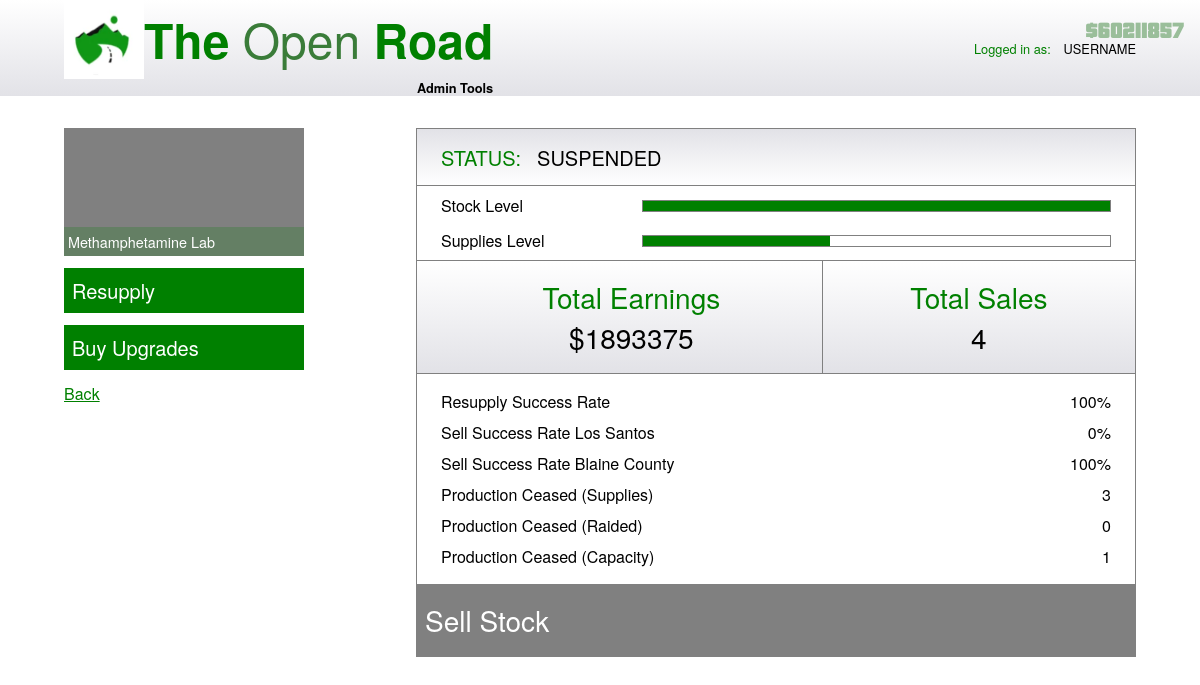
Screenshot of /business_management/24/22 (signed in) with the database file from the repository.
### app/database/create_db.py (models this page shows)
class BusinessType(db.Model):
	__tablename__ = "business_types"
	id = db.Column(db.Integer, primary_key=True, autoincrement=True)
	type_name = db.Column(db.String(67), unique=True, nullable=False)
	production_time = db.Column(db.Integer, nullable=False) # Time taken for one stock unit
	stock_value = db.Column(db.Integer, nullable=False) # Value of one stock unit
	supply_usage = db.Column(db.Float, nullable=False) # Supplies used for one stock unit
	equipment_upgrade_price = db.Column(db.Integer, nullable=False)
	equipment_upgrade_description = db.Column(db.String(670), default="No description.")
	staff_upgrade_price = db.Column(db.Integer, nullable=False)
	staff_upgrade_description = db.Column(db.String(670), default="No description.")
	security_upgrade_price = db.Column(db.Integer, nullable=False)
	security_upgrade_description = db.Column(db.String(670), default="No description")
	business = db.relationship("Business", backref="businesstype")

class OwnedBusiness(db.Model):
	__tablename__ = "owned_businesses"
	id = db.Column(db.Integer, primary_key=True, autoincrement=True)
	status = db.Column(db.String(67), default="INACTIVE - PENDING SET UP")
	stock_level = db.Column(db.Integer, default=0)
	sale_started = db.Column(db.Boolean, default=False)
	sale_finish_time = db.Column(db.Integer, default=int(datetime.now().timestamp()))
	sale_distance = db.Column(db.String(5), default="67") # close / far
	sale_location = db.Column(db.String(13), default="67") # Los Santos / Blaine County
	supplies_level = db.Column(db.Integer, default=0)
	supplies_bought = db.Column(db.Boolean, default=False)
	supply_arrive_time = db.Column(db.Integer, default=int(datetime.now().timestamp()))
	setup_finish_time = db.Column(db.Integer, default=int(datetime.now().timestamp()))
	setup_started = db.Column(db.Boolean, default=False)
	total_earnings = db.Column(db.Integer, default=0)
	total_sales = db.Column(db.Integer, default=0)
	total_resupplies = db.Column(db.Integer, default=0)
	successful_resupplies = db.Column(db.Integer, default=0)
	total_los_santos_sales = db.Column(db.Integer, default=0)
	successful_los_santos_sales = db.Column(db.Integer, default=0)
	total_blaine_county_sales = db.Column(db.Integer, default=0)
	successful_blaine_county_sales = db.Column(db.Integer, default=0)
	production_ceased_supplies = db.Column(db.Integer, default=0)
	production_ceased_raided = db.Column(db.Integer, default=0)
	production_ceased_capacity = db.Column(db.Integer, default=0)
	equipment_upgrade_bought = db.Column(db.Boolean, default=False)
	staff_upgrade_bought = db.Column(db.Boolean, default=False)
	security_upgrade_bought = db.Column(db.Boolean, default=False)
	business_id = db.Column(db.Integer, db.ForeignKey("businesses.id"), nullable=False)
	user_id = db.Column(db.Integer, db.ForeignKey("users.id"), nullable=False)

class User(db.Model):
	__tablename__ = "users"
	id = db.Column(db.Integer, primary_key=True, autoincrement=True)
	username = db.Column(db.String(67), unique=True, nullable=False)
	password_hash = db.Column(db.Integer, nullable=False)
	money = db.Column(db.Integer, default=670000) # Start with $670,000
	last_login_time = db.Column(db.Integer, default=int(datetime.now().timestamp()))
	owned_business = db.relationship("OwnedBusiness", backref="user")

### app/routes/business_management.py (the view, shortened to what this page needs)
@business_management_bp.route("/business_management/<int:user_id>/<int:owned_business_id>", methods=["GET", "POST"])
def business_management(user_id: int, owned_business_id: int):
	if session["id"] != user_id:
		return "Please don't do that."
	form = BusinessManagementForm()
	time_service = TimeService(user_id)
	time_service.update_owned_business_data()
	service = BusinessManagementService(owned_business_id, user_id)
	summary_data = service.get_summary_data()
	upgrades_data = service.get_upgrades_data()
	money = service.get_money_amount()
	if not form.validate_on_submit():
		return render_template("business_management.html", form=form, id=user_id, summary_data=summary_data, upgrades_data=upgrades_data, button_clicked="", owned_business_id=owned_business_id, money=money)

### app/database/select_db.py (called while the page is built)
	@staticmethod
	def select_owned_businesses(user_id: int) -> list[dict]:
		owned_businesses = OwnedBusiness.query.filter(OwnedBusiness.user_id == user_id).all()
		res = []
		for owned_business in owned_businesses:
			business_type = owned_business.business.businesstype.type_name
			business_location = owned_business.business.businesslocation.location_name
			business_price = owned_business.business.price
			owned_business_id = owned_business.id
			stock_level = owned_business.stock_level
			supplies_level = owned_business.supplies_level
			res.append({
				"owned_business_id": owned_business_id,
				"type": business_type,
				"location": business_location,
				"price": business_price,
				"stock": stock_level,
				"supplies": supplies_level
			})
		return res

	@staticmethod
	def select_user_money(user_id: int) -> int:
		user = User.query.filter(User.id == user_id).first()
		if user is None:
			return -1
		return user.money

	@staticmethod
	def select_last_login_time(id: int) -> int:
		user = User.query.filter(User.id == id).first()
		return user.last_login_time

### app/services/business_management.py (called while the page is built)
	def get_summary_data(self) -> dict:
		return Select.select_summary_data(self.owned_business_id)

	def get_upgrades_data(self) -> dict:
		self.upgrades_data = Select.select_upgrades_data(self.owned_business_id)
		return self.upgrades_data

	def get_money_amount(self) -> int:
		return Select.select_user_money(self.user_id)

### app/services/time.py (called while the page is built)
	def get_owned_business_data(self) -> list:
		businesses = Select.select_owned_businesses(self.user_id)
		res = []
		for business in businesses:
			res.append(Select.select_owned_business_time_data(business["owned_business_id"]))
		return res

### app/templates/business_management.html (shortened to what this page needs)
{% extends "base.html" %}
{% block style %}
<link rel="stylesheet" href="{{ url_for('static', filename='css/business_management.css') }}"/>
{% endblock %}
{% block body %}
<header>
	<div id="header-div">
		<div id="logo-div">
			<div id="top-div">
				<img id="logo-image" src="{{ url_for('static', filename='images/TheOpenRoad.png') }}"/>
				<h1><b>The</b> Open <b>Road</b></h1>
			</div>
			<p id="admin">Admin Tools</p>
		</div>
		<div id="logged-in">
			<p class="green">Logged in as:</p> <p id="username">USERNAME</p>
		</div>
	</div>
</header>
<main>
	<div id="left-div">
		<div id="image-div">
			<div class="placeholder"></div>
			<p id="type">{{ summary_data.type }}</p>
		</div>
		<h3 id="resupply" class="button">Resupply</h3>
		<h3 id="buy-upgrades" class="button">Buy Upgrades</h3>
		<h4 class="green" id="back-h4"><a href="/home/{{ id }}" class="green" id="back">Back</a></h4>
	</div>
	<div id="right-div">
		<div class="gradient-bg right-container" id="status-div">
			<h3 class="green" id="status">STATUS:</h3>
			<h3>{{ summary_data.status }}</h3>
		</div>
		<div class="right-container" id="bar-container-div">
			<div class="bar-div" id="stock-div">
				<h4>Stock Level</h4>
				<div class="bar-container">
					<div class="bar" id="stock"></div>
				</div>
			</div>
			<div class="bar-div">
				<h4>Supplies Level</h4>
				<div class="bar-container">
					<div class="bar" id="supplies"></div>
				</div>
			</div>
		</div>
		<div id="earnings-sales-div" class="gradient-bg right-container">
			<div id="earnings-div">
				<h2 class="green">Total Earnings</h2>
				<h2>${{ summary_data.total_earnings }}</h2>
			</div>
			<div id="sales-div">
				<h2 class="green">Total Sales</h2>
				<h2>{{ summary_data.total_sales }}</h2>
			</div>
		</div>
		<div id="summary-div" class="right-container">
			<div class="summary-row">
				<h4>Resupply Success Rate</h4>
				<h4>{{ summary_data.resupply_success_rate }}%</h4>
			</div>
			<div class="summary-row">
				<h4>Sell Success Rate Los Santos</h4>
				<h4>{{ summary_data.sell_success_rate_los_santos }}%</h4>
			</div>
			<div class="summary-row">
				<h4>Sell Success Rate Blaine County</h4>
				<h4>{{ summary_data.sell_success_rate_blaine_county }}%</h4>
			</div>
			<div class="summary-row">
				<h4>Production Ceased (Supplies)</h4>
				<h4>{{ summary_data.production_ceased_supplies }}</h4>
			</div>
			<div class="summary-row">
				<h4>Production Ceased (Raided)</h4>
				<h4>{{ summary_data.production_ceased_raided }}</h4>
			</div>
			<div class="summary-row">
				<h4>Production Ceased (Capacity)</h4>
				<h4>{{ summary_data.production_ceased_capacity }}</h4>
			</div>
		</div>
		<h2 class="button" id="sell-button">Sell Stock</h2>
	</div>
</main>
{% endblock %}

### app/templates/base.html (shortened to what this page needs)
<!DOCTYPE html>
<html>
	<head>
		{% block style %}{% endblock %}
	</head>
	<body>
		{% block body %}{% endblock %}
	</body>
	<p id="money">${{ money }}</p>
</html>

### app/static/css/business_management.css (style rules this page uses)
:root { --dark-green: #3a7c39; --light-green: #489247; --clear-green: #3a7c3967; --clear-grey: rgba(65, 64, 64, 0.523); }
* { margin: 0; padding: 0; box-sizing: border-box; }
html, body { width: 100%; overflow-x: hidden; height: 100vh; background: white; font-family: "Helvetica Neue", Helvetica, Arial, sans-serif; display: flex; flex-direction: column; }
h1 { color: var(--dark-green); font-size: 3rem; font-weight: 300; }
b { font-weight: 550; color: green; }
h2 { font-size: 1.75rem; font-weight: normal; }
h3 { font-size: 1.25rem; font-weight: normal; width: fit-content; }
h4 { font-weight: normal; }
#logged-in { display: flex; justify-content: flex-start; align-items: center; font-size: 0.8rem; }
#username { margin-left: 0.8rem; }
#admin { font-weight: 600; font-size: 0.8rem; }
.green { color: green; }
#back-h4 { display: flex; text-align: left; width: 100%; }
header { display: flex; align-items: center; justify-content: center; height: 6rem; min-height: 6rem; width: 100%; background: linear-gradient(to bottom, #ffffff 0%, #e2e2e7 100%); }
#header-div { height: 100%; width: 67rem; display: flex; align-items: center; justify-content: space-between; }
#logo-div { display: flex; justify-content: center; align-items: flex-end; flex-direction: column; }
#top-div { display: flex; align-items: center; }
#logo-image { width: 5rem; height: 5rem; }
main { margin-top: 2rem; width: 67rem; align-self: center; display: flex; justify-content: space-between; }
#left-div { display: flex; flex-direction: column; align-items: center; width: 15rem; }
#image-div { height: 8rem; width: 100%; position: relative; margin-bottom: 0.75rem; }
.placeholder { width: 100%; height: 100%; background-color: grey; }
#type { position: absolute; bottom: 0; left: 0; right: 0; background-color: var(--clear-green); color: white; padding: 0.25rem; text-align: left; font-size: 0.9rem; }
.button { width: 100%; padding: 0.5rem; color: white; background-color: green; cursor: pointer; }
#left-div h3 { margin-bottom: 0.75rem; }
#right-div { width: 45rem; border: 1px solid grey; }
.right-container { width: 100%; display: flex; flex-direction: column; justify-content: center; border-top: 1px solid grey; padding-left: 1.5rem; }
.gradient-bg { background: linear-gradient(to top, #ffffff 0%, #e2e2e7 100%); }
#status-div { height: 3.5rem; padding: 1.5rem; border-top: none; display: flex; flex-direction: row; justify-content: flex-start; align-items: center; }
#status { margin-right: 1rem; }
#bar-container-div { padding-top: 0.5rem; padding-bottom: 0.5rem; padding-right: 1.5rem; }
#stock-div { margin-bottom: 0.75rem; }
.bar-div { width: 100%; display: flex; align-items: center; justify-content: space-between; }
.bar-container { border: 1px solid grey; width: 70%; height: 0.75rem; }
.bar { height: 100%; width: 67%; background-color: green; }
#earnings-sales-div { background: linear-gradient(to bottom, #ffffff 0%, #e2e2e7 100%); display: flex; flex-direction: row; align-items: center; }
#earnings-div, #sales-div { display: flex; flex-direction: column; align-items: center; justify-content: center; padding-top: 1rem; padding-bottom: 1rem; }
#earnings-div { width: 55%; border-right: 1px solid grey; }
#sales-div { width: 45%; }
#summary-div { padding-top: 1rem; padding-bottom: 0.5rem; padding-right: 1.5rem; }
.summary-row { width: 100%; display: flex; align-items: center; justify-content: space-between; margin-bottom: 0.5rem; }
#sell-button { padding-top: 1rem; padding-bottom: 1rem; }
#money { position: fixed; right: 1rem; top: 1rem; z-index: 99999; display: flex; justify-content: center; align-items: center; font-size: 1.5rem; color: rgb(154, 190, 154); font-family: 'Pricedown', sans-serif; }

### rows the page displays
BusinessType: type "Methamphetamine Lab"
OwnedBusiness: status "SUSPENDED", total_earnings "1893375"
User: money "60211857"

### other values shown
{{ summary_data.total_sales }} "4"
{{ summary_data.resupply_success_rate }} "100"
{{ summary_data.sell_success_rate_los_santos }} "0"
{{ summary_data.sell_success_rate_blaine_county }} "100"
{{ summary_data.production_ceased_supplies }} "3"
{{ summary_data.production_ceased_raided }} "0"
{{ summary_data.production_ceased_capacity }} "1"
